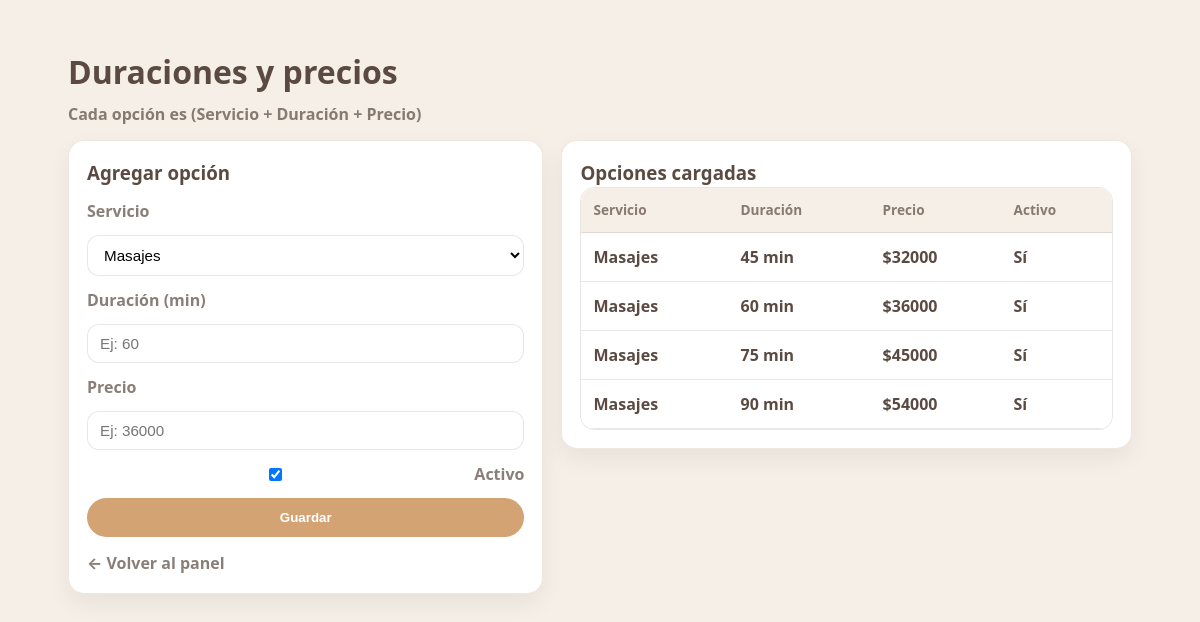
The page /admin/opciones (signed in) on the database its author committed.
### app.py (models this page shows)
class ServicioOpcion(db.Model):
    id = db.Column(db.Integer, primary_key=True)
    servicio_id = db.Column(db.Integer, db.ForeignKey("servicio.id"), nullable=False)
    duracion = db.Column(db.Integer, nullable=False)  # minutos
    precio = db.Column(db.Integer, nullable=False)
    activo = db.Column(db.Boolean, default=True)
    servicio = db.relationship("Servicio", backref="opciones")

class Servicio(db.Model):
    id = db.Column(db.Integer, primary_key=True)
    nombre = db.Column(db.String(120), nullable=False)
    activo = db.Column(db.Boolean, default=True)

### app.py (the view, shortened to what this page needs)
@app.route("/admin/opciones", methods=["GET", "POST"])
@admin_required
def admin_opciones():
    servicios = Servicio.query.order_by(Servicio.nombre).all()
    opciones = ServicioOpcion.query.join(Servicio).order_by(Servicio.nombre, ServicioOpcion.duracion).all()
    return render_template("admin_opciones.html", servicios=servicios, opciones=opciones)

### app.py (called while the page is built)
def admin_required(f):
    @wraps(f)
    def wrapper(*args, **kwargs):
        if not session.get("is_admin"):
            return redirect(url_for("admin_login"))
        return f(*args, **kwargs)
    return wrapper

### templates/admin_opciones.html (shortened to what this page needs)
<!DOCTYPE html>
<html lang="es">
<head>
  <link rel="stylesheet" href="/static/style.css">
</head>
<body>
  <div class="admin-container">
    <div class="page-header">
      <h1>Duraciones y precios</h1>
      <p class="subtitle">Cada opción es (Servicio + Duración + Precio)</p>
    </div>
    <div class="admin-grid">
      <div class="admin-card">
        <h3>Agregar opción</h3>
        <form method="POST">
          <label>Servicio</label>
          <select name="servicio_id" required>
            {% for s in servicios %}
              <option value="{{ s.id }}">{{ s.nombre }}</option>
            {% endfor %}
          </select>
          <label>Duración (min)</label>
          <input type="number" name="duracion" placeholder="Ej: 60" required>
          <label>Precio</label>
          <input type="number" name="precio" placeholder="Ej: 36000" required>
          <label style="display:flex; gap:10px; align-items:center;">
            <input type="checkbox" name="activo" checked>
            Activo
          </label>
          <button type="submit" class="btn-pro">Guardar</button>
        </form>
        <div style="margin-top:14px;">
          <a href="/admin">← Volver al panel</a>
        </div>
      </div>
      <div class="admin-card">
        <h3>Opciones cargadas</h3>
        <div class="table-wrap">
          <table>
            <thead>
              <tr>
                <th>Servicio</th>
                <th>Duración</th>
                <th>Precio</th>
                <th>Activo</th>
              </tr>
            </thead>
            <tbody>
              {% for o in opciones %}
                <tr>
                  <td>{{ o.servicio.nombre }}</td>
                  <td>{{ o.duracion }} min</td>
                  <td>${{ o.precio }}</td>
                  <td>{{ "Sí" if o.activo else "No" }}</td>
                </tr>
              {% else %}
                <tr><td colspan="4">No hay opciones</td></tr>
              {% endfor %}
            </tbody>
          </table>
        </div>
      </div>
    </div>
  </div>
</body>
</html>

### static/style.css (style rules this page uses)
*, *::before, *::after { box-sizing: border-box; margin: 0; padding: 0; }
:root { --bg: #faf7f4; --surface: #ffffff; --text: #5a4a42; --muted: #8b6f5a; --primary: #d4a373; --primary-2: #c2956b; --border: #e6d8cf; --ok-bg: #e6f4ea; --ok-text: #137333; --err-bg: #fdecea; --err-text: #b3261e; --shadow: 0 10px 25px rgba(0,0,0,.08); --radius: 16px; --container: 980px; }
html { font-size: 16px; }
body { font-family: system-ui, -apple-system, BlinkMacSystemFont, "Segoe UI", sans-serif; background: var(--bg); color: var(--text); line-height: 1.5; }
a { color: var(--muted); text-decoration: none; font-weight: 700; }
.page-header { margin-bottom: 14px; }
.page-header h1 { font-size: 2rem; margin-bottom: 6px; color: var(--text); }
.subtitle { color: var(--muted); font-weight: 650; }
.btn-pro { width: 100%; background: var(--primary); color: white; padding: 12px 16px; border-radius: 999px; font-weight: 900; border: none; cursor: pointer; }
form { display: grid; gap: 12px; margin-top: 12px; }
label { font-weight: 900; color: var(--muted); }
input, select { width: 100%; padding: 10px 12px; border-radius: 12px; border: 1px solid var(--border); font-size: .95rem; background: #fff; }
.admin-container { max-width: 1100px; margin: 30px auto; padding: 18px; }
.admin-grid { display: grid; grid-template-columns: 1fr 1.2fr; gap: 18px; align-items: start; }
.admin-card { background: var(--surface); border-radius: var(--radius); box-shadow: var(--shadow); padding: 18px; border: 1px solid rgba(230,216,207,.6); }
.table-wrap { overflow-x: auto; }
table { width: 100%; border-collapse: collapse; background: #fff; border-radius: 14px; overflow: hidden; }
thead th { text-align: left; padding: 12px; background: #f6efe8; border-bottom: 1px solid var(--border); font-size: .85rem; color: var(--muted); }
tbody td { padding: 12px; border-bottom: 1px solid var(--border); font-weight: 650; }
:root { --bg: #f5efe8; --card: #ffffff; --ink: #4b3a2f; --muted: rgba(75,58,47,.65); --brand: #d1a57b; --brand2: #c19469; --danger: #b3261e; --border: rgba(75,58,47,.12); --shadow: 0 10px 25px rgba(0,0,0,.06); }
.table-wrap { overflow:auto; border-radius: 14px; border: 1px solid var(--border); }

### rows shown on the page
ServicioOpcion: servicio.nombre "Masajes", duracion "45", precio "32000", activo "Sí"
ServicioOpcion: servicio.nombre "Masajes", duracion "60", precio "36000", activo "Sí"
ServicioOpcion: servicio.nombre "Masajes", duracion "75", precio "45000", activo "Sí"
ServicioOpcion: servicio.nombre "Masajes", duracion "90", precio "54000", activo "Sí"

### other values the page prints
form field servicio_id "Masajes"
